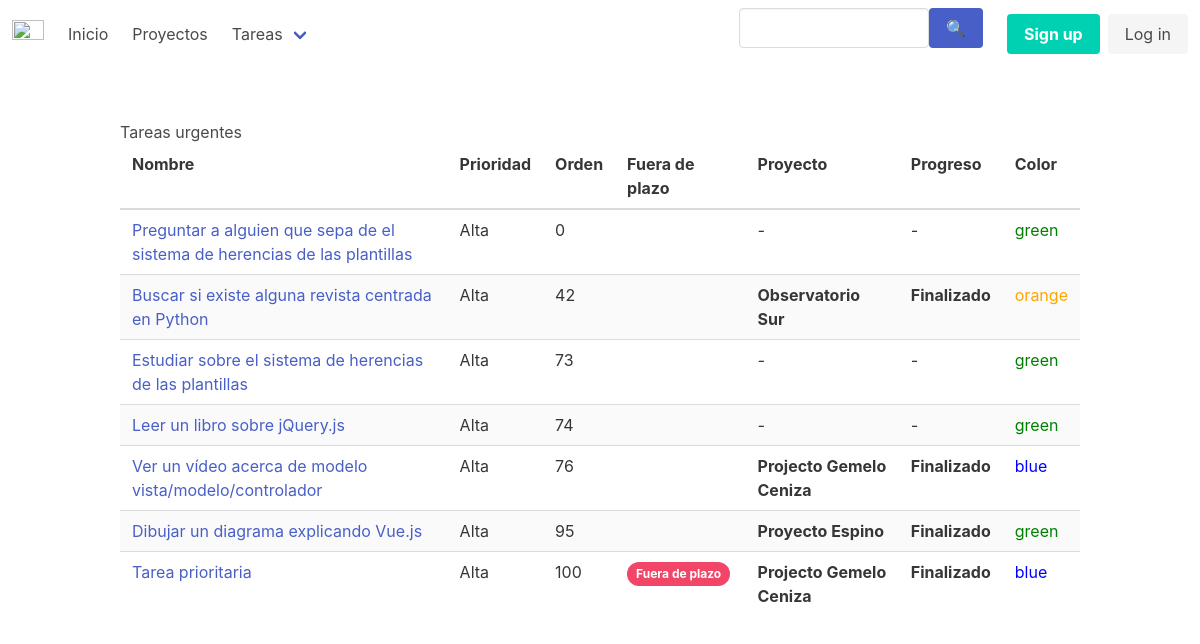
The page /high/ on the database its author committed.
### tasks/models.py (models this page shows, shortened)
class Task(models.Model):
    class Meta:
        verbose_name = 'Tarea'
        verbose_name_plural = 'Tareas'
        ordering = ['-orden', 'name']
    name = models.CharField(max_length=250)
    finished = models.BooleanField(default=False)
    orden = models.IntegerField(default=100)
    priority = models.CharField(
        max_length=1,
        choices=[
            ('H', 'Alta'),
            ('N', 'Normal'),
            ('L', 'Baja'),
        ],
        default='N',
    )
    color = models.CharField(
        max_length=6,
        choices=[
            ('blue', 'Azul Marino'),
            ('red', 'Rojo'),
            ('orange', 'Naranja'),
            ('green', 'Verde'),
        ],
        default='blue',
        )
    due_date = models.DateField(
        blank=True,
        null=True,
        default=None,
    )
    project = models.ForeignKey(
        Project,
        blank=True,
        null=True,
        default=None,
        on_delete=models.SET_NULL,
        )
    def is_due(self) -> bool:
        if self.due_date is None:
            return False
        return self.due_date <= hoy()

class Project(models.Model):
    class Meta:
        verbose_name = 'Proyecto'
        verbose_name_plural = 'Proyectos'
        ordering = ['code']
    name = models.CharField(max_length=250)
    code = models.SlugField(max_length=4, unique=True)
    description = models.TextField()
    start_date = models.DateField()
    end_date = models.DateField()
    def progress(self):
        total_time = self.end_date - self.start_date
        today = datetime.date.today()
        time_passed = today - self.start_date
        progress = (float(time_passed.days) * 100.0) / float(total_time.days)
        return round(progress, 2)

### tasks/views.py (the view)
# urls.py: path('high/', tasks.views.tareas_urgentes, name='tareas_urgentes'),
def tareas_urgentes(request):
    tareas = (
        models.Task.objects
        .filter(priority='H')
        .exclude(finished=True)
        .order_by('orden', 'name')
    )
    return render(request, 'tasks/tareas_urgentes.html', {
        'tareas': tareas,
    })

### tasks/models.py (called while the page is built)
def hoy():
    return timezone.now().date()

### tasks/templates/tasks/tareas_urgentes.html (shortened to what this page needs)
{% extends 'tasks/base.html' %}
{% block content%}
  <h3>Tareas urgentes</h3>
  {% include 'tasks/includes/task_table.html' %}
{% endblock content%}

### tasks/templates/tasks/includes/task_table.html
<table class="table is-striped">
  <thead>
    <tr>
      <th>Nombre</th>
      <th>Prioridad</th>
      <th>Orden</th>
      <th>Fuera de plazo</th>
      <th>Proyecto</th>
      <th>Progreso</th>
      <th>Color</th>
    </tr>
  </thead>
  <tbody>
  {% for tarea in tareas %}
    <tr>
      <td class="{% if tarea.priority == 'H' %}tarea-urgente{% endif %}">
       <a href="{% url 'detalle_tarea' pk=tarea.pk %}">
        {{ tarea.name }}
      </a>
      </td>
      <td>{{ tarea.get_priority_display }}</td>
      <td>{{ tarea.orden }}</td>
      <td>
        {% if tarea.is_due %}
          <b class="tag is-danger is-rounded">Fuera de plazo</b>
        {% endif %}
      </td>
      <td>
        {% if tarea.project %}
          <b>{{ tarea.project.name }}</b>
        {% else %}
          <i>-</i>
        {% endif %}
      </td>
      <td>
        {% if tarea.project %}
          {% if tarea.project.progress < 0.0 %}
            <b>No iniciado</b>
          {% elif tarea.project.progress > 100.0%}
            <b>Finalizado</b>
          {% else %}
            <progress class="progress" value="" max="100.0">
              {{ tarea.project.progress }}%
            </progress>
            <i>{{ tarea.project.progress }}%</i>
          {% endif %}
        {% else %}
            <i>-</i>
        {% endif %}
      </td>
      <td style="color: {{ tarea.color }}">
        {{ tarea.color }}
      </td>
    </tr>
  {% endfor %}
  </tbody>
</table>

### rows shown on the page
Task: name "Preguntar a alguien que sepa de el sistema de herencias de las plantillas", priority "Alta", orden "0", color "green"
Task: name "Buscar si existe alguna revista centrada en Python", priority "Alta", orden "42", project.name "Observatorio Sur", shows "Finalizado", color "orange"
Task: name "Estudiar sobre el sistema de herencias de las plantillas", priority "Alta", orden "73", color "green"
Task: name "Leer un libro sobre jQuery.js", priority "Alta", orden "74", color "green"
Task: name "Ver un vídeo acerca de modelo vista/modelo/controlador", priority "Alta", orden "76", project.name "Projecto Gemelo Ceniza", shows "Finalizado", color "blue"
Task: name "Dibujar un diagrama explicando Vue.js", priority "Alta", orden "95", project.name "Proyecto Espino", shows "Finalizado", color "green"
Task: name "Tarea prioritaria", priority "Alta", orden "100", due_date "Fuera de plazo", project.name "Projecto Gemelo Ceniza", shows "Finalizado", color "blue"
